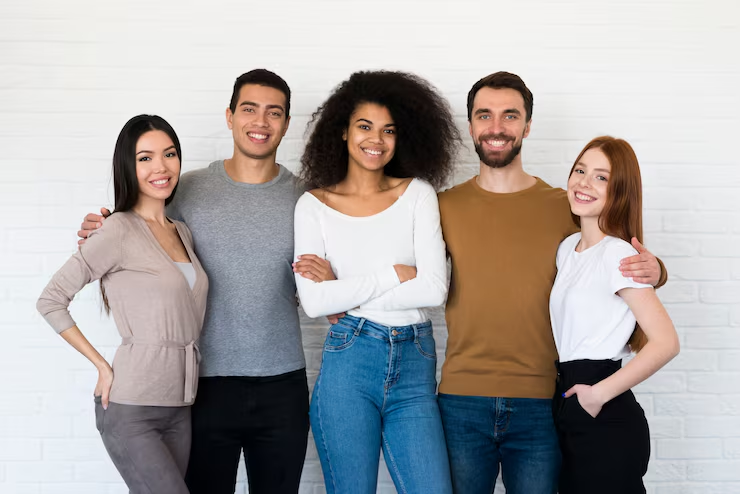
#> input picture src/gemini/test/test_image.png, 740 x 494 px
$ python -i generate_training_set.py   (imports and definitions only)
#> lines starting #> are read from the running program, lines starting #| are printed output that depends on the picture
"""Generate augmented training set from Gemini Robotics detections."""

import os
import sys
import shutil
from pathlib import Path
from dotenv import load_dotenv
from PIL import Image, ImageEnhance, ImageFilter
import cv2
import numpy as np

# Add project root to path
project_root = Path(__file__).parent.parent.parent
sys.path.insert(0, str(project_root))

from src.gemini.gemini_vision_system import process_image


# [7 lines left out: function extract_bbox_from_detection, not called in this run]


def apply_rotation(img: Image.Image, angle: float) -> Image.Image:
    """Rotate image by angle degrees."""
    return img.rotate(angle, expand=True, fillcolor=(0, 0, 0))


def apply_flip(img: Image.Image, horizontal: bool = True) -> Image.Image:
    """Flip image horizontally or vertically."""
    return img.transpose(Image.FLIP_LEFT_RIGHT if horizontal else Image.FLIP_TOP_BOTTOM)


def apply_brightness(img: Image.Image, factor: float) -> Image.Image:
    """Adjust brightness (factor: 0.5=darker, 1.5=brighter)."""
    enhancer = ImageEnhance.Brightness(img)
    return enhancer.enhance(factor)


def apply_contrast(img: Image.Image, factor: float) -> Image.Image:
    """Adjust contrast (factor: 0.5=less, 1.5=more)."""
    enhancer = ImageEnhance.Contrast(img)
    return enhancer.enhance(factor)


def apply_blur(img: Image.Image, radius: int = 2) -> Image.Image:
    """Apply gaussian blur."""
    return img.filter(ImageFilter.GaussianBlur(radius))


def apply_noise(img: Image.Image, intensity: int = 25) -> Image.Image:
    """Add gaussian noise."""
    img_array = np.array(img)
    noise = np.random.normal(0, intensity, img_array.shape).astype(np.uint8)
    noisy = np.clip(img_array.astype(np.int16) + noise, 0, 255).astype(np.uint8)
    return Image.fromarray(noisy)


def apply_zoom(img: Image.Image, factor: float) -> Image.Image:
    """Zoom in/out (factor: 0.8=zoom out, 1.2=zoom in)."""
    w, h = img.size
    new_w, new_h = int(w * factor), int(h * factor)
    resized = img.resize((new_w, new_h), Image.LANCZOS)

    if factor > 1.0:  # Zoom in - crop center
        left = (new_w - w) // 2
        top = (new_h - h) // 2
        return resized.crop((left, top, left + w, top + h))
    else:  # Zoom out - pad
        new_img = Image.new('RGB', (w, h), (0, 0, 0))
        new_img.paste(resized, ((w - new_w) // 2, (h - new_h) // 2))
        return new_img


def apply_color_jitter(img: Image.Image, saturation: float = 1.3) -> Image.Image:
    """Adjust color saturation."""
    enhancer = ImageEnhance.Color(img)
    return enhancer.enhance(saturation)


def generate_augmentations(image: Image.Image) -> dict:
    """Generate all augmentation variants."""
    return {
        'original': image,
        'rotate_15': apply_rotation(image, 15),
        'rotate_neg_15': apply_rotation(image, -15),
        'rotate_30': apply_rotation(image, 30),
        'flip_h': apply_flip(image, horizontal=True),
        'flip_v': apply_flip(image, horizontal=False),
        'bright_1.3': apply_brightness(image, 1.3),
        'bright_0.7': apply_brightness(image, 0.7),
        'contrast_1.3': apply_contrast(image, 1.3),
        'contrast_0.7': apply_contrast(image, 0.7),
        'blur': apply_blur(image, 2),
        'noise': apply_noise(image, 20),
        'zoom_in_1.2': apply_zoom(image, 1.2),
        'zoom_out_0.8': apply_zoom(image, 0.8),
        'saturate_1.5': apply_color_jitter(image, 1.5),
        'desaturate_0.5': apply_color_jitter(image, 0.5),
    }


# [69 lines left out: function create_training_set, not called in this run]


# [18 lines not run here, left out]

>>> from PIL import Image
>>> picture = Image.open('../gemini/test/test_image.png')
#> picture is the input picture: PIL image 740x494 RGB; mean R, G, B 168.5, 164.7, 164.1
>>> result = generate_augmentations(picture)
#> call 2 of apply_brightness, with factor = 0.7
#> in apply_brightness (call 2), `return enhancer.enhance(factor)`:
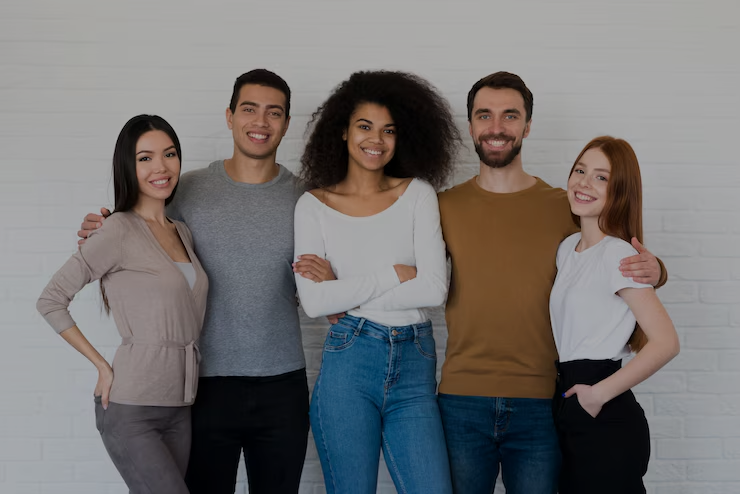
#> returned value: PIL image 740x494 RGB; mean R, G, B 117.5, 114.9, 114.4
#> call 2 of apply_contrast, with factor = 0.7
#> in apply_contrast (call 2), `return enhancer.enhance(factor)`:
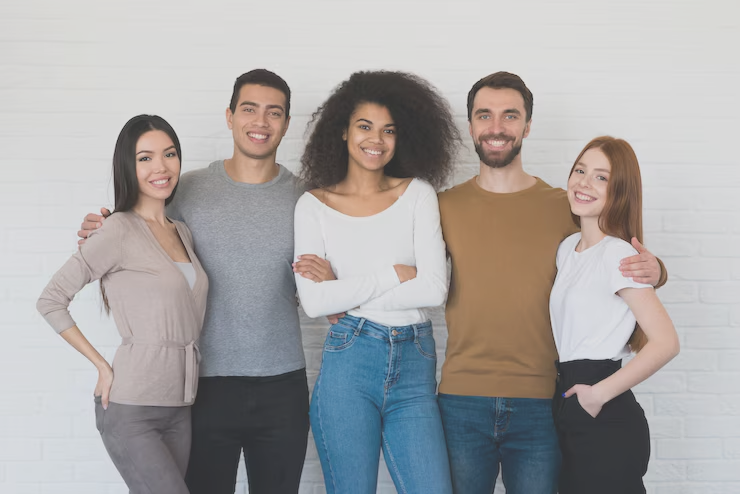
#> returned value: PIL image 740x494 RGB; mean R, G, B 167.3, 164.7, 164.2
#> in apply_noise, `noisy = np.clip(img_array.astype(np.int16) + noise, 0, 255).astype(np...`:
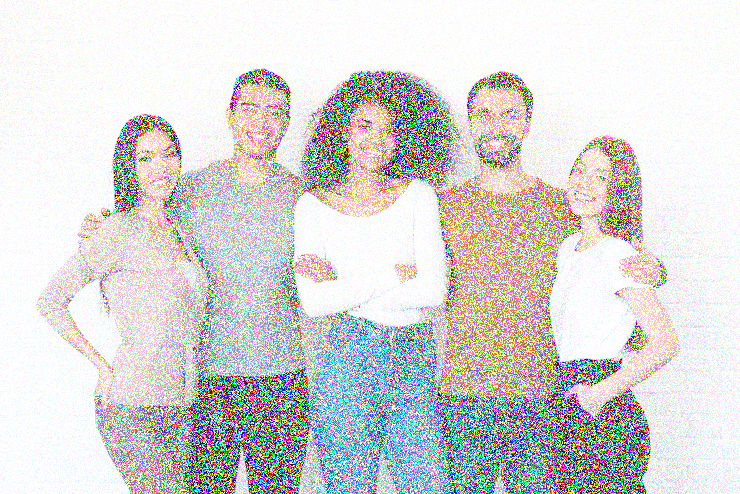
#> noisy: shape (494, 740, 3); mean R, G, B 216.2, 214.5, 214.2
#> in apply_zoom, `w, h = img.size`: w = 740; h = 494
#> in apply_zoom, `new_w, new_h = int(w * factor), int(h * factor)`: new_w = 888; new_h = 592
#> in apply_zoom, `left = (new_w - w) // 2`: left = 74
#> in apply_zoom, `top = (new_h - h) // 2`: top = 49
#> in apply_zoom, `return resized.crop((left, top, left + w, top + h))`:
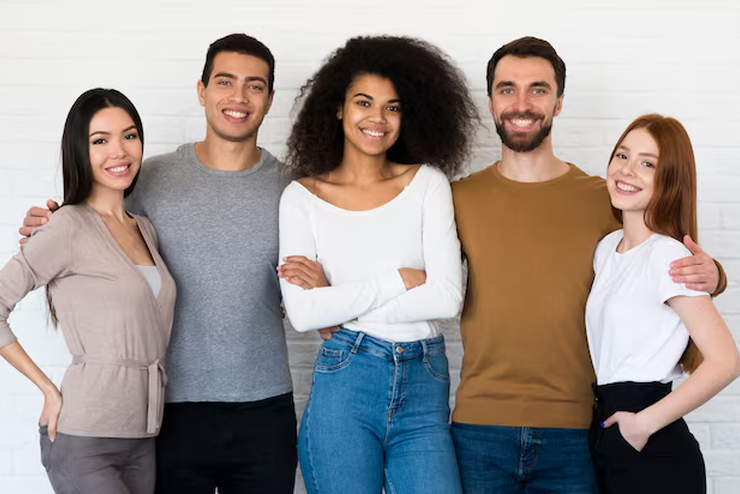
#> returned value: PIL image 740x494 RGB; mean R, G, B 156.8, 149.2, 146.4
#> call 2 of apply_zoom, with factor = 0.8
#> in apply_zoom (call 2), `new_w, new_h = int(w * factor), int(h * factor)`: new_w = 592; new_h = 395
#> in apply_zoom (call 2), `new_img = Image.new('RGB', (w, h), (0, 0, 0))`: new_img: PIL image 740x494 RGB; every value is 0
#> in apply_zoom (call 2), `new_img.paste(resized, ((w - new_w) // 2, (h - new_h) // 2))`:
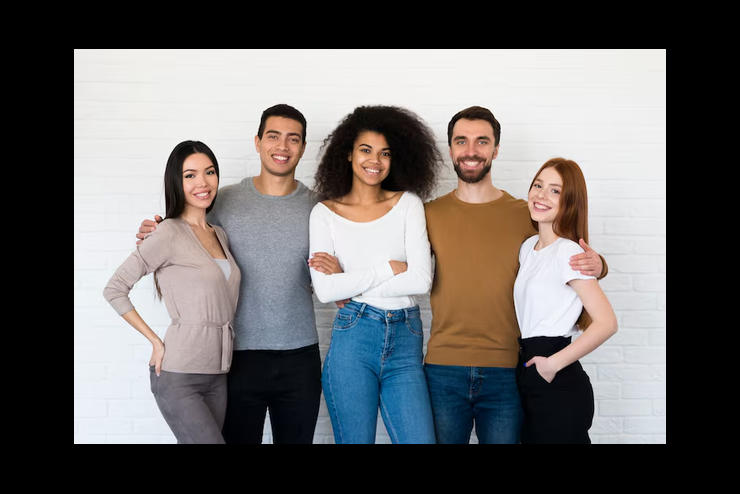
#> new_img: PIL image 740x494 RGB; mean R, G, B 107.8, 105.4, 105
#> in apply_color_jitter, `return enhancer.enhance(saturation)`:
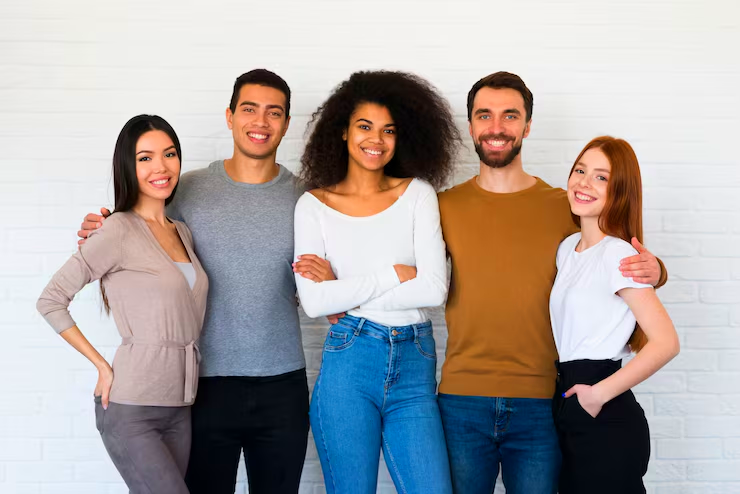
#> returned value: PIL image 740x494 RGB; mean R, G, B 170, 164, 163.1
#> call 2 of apply_color_jitter, with saturation = 0.5
#> in apply_color_jitter (call 2), `return enhancer.enhance(saturation)`:
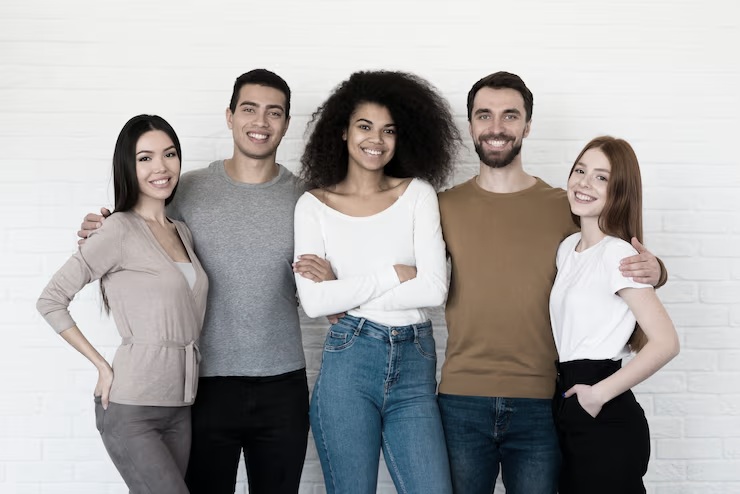
#> returned value: PIL image 740x494 RGB; mean R, G, B 166.9, 165.1, 164.8
#> result = 16 items
